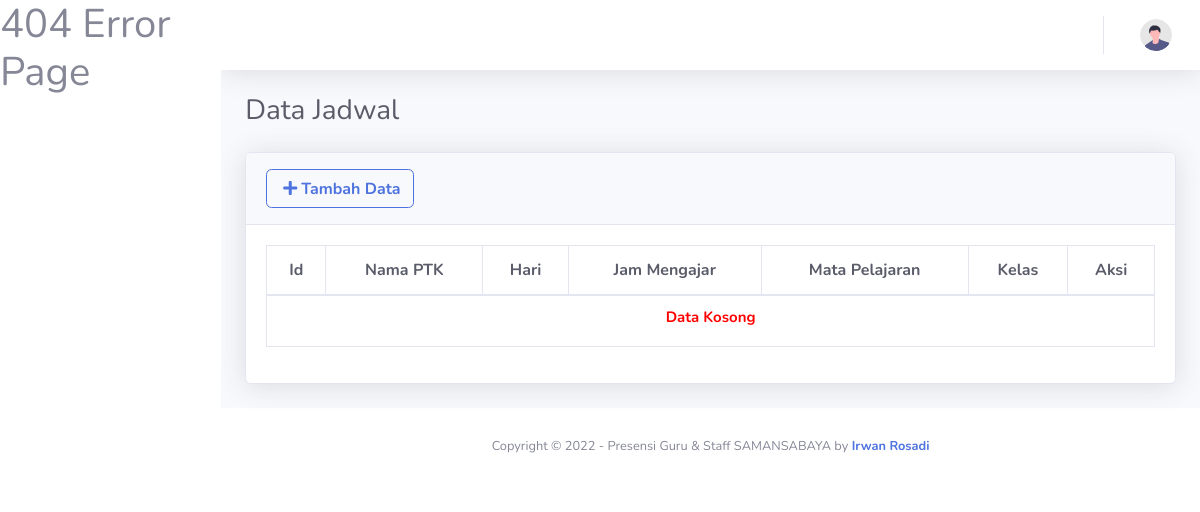
The app's page /TampilJadwal.php, older data.
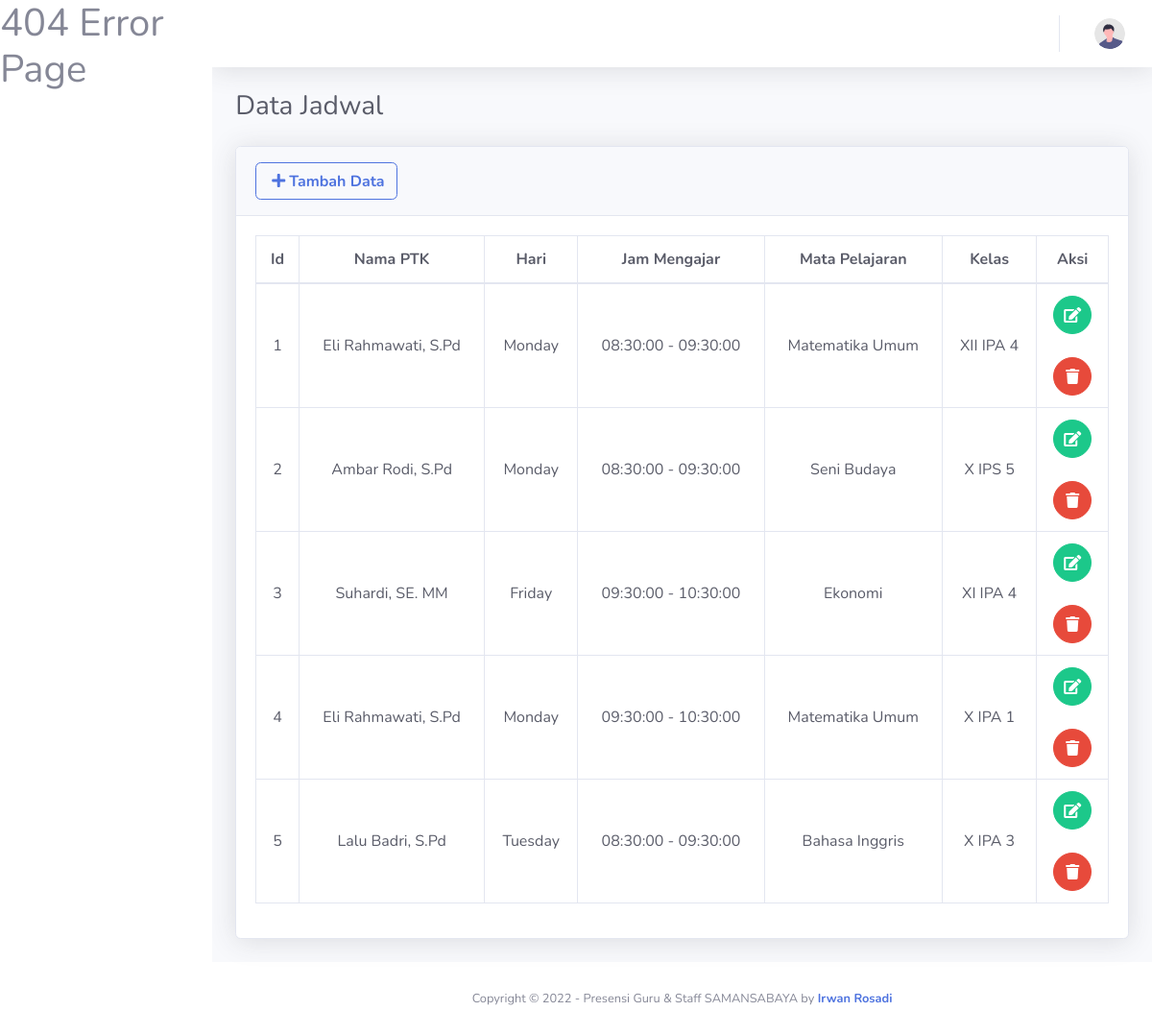
The same page, newer data.
### tables this page shows
CREATE TABLE `tb_jadwal` (
  `id_jadwal` varchar(4) NOT NULL,
  `hari` varchar(10) NOT NULL,
  `id_jam` char(3) NOT NULL,
  `kode_kelas` char(4) NOT NULL,
  `kode_mapel` char(5) NOT NULL,
  `id_PTK` char(5) NOT NULL
);

CREATE TABLE `tb_ptk` (
  `id_PTK` char(5) NOT NULL,
  `nama_PTK` varchar(45) NOT NULL,
  `jk_PTK` char(2) NOT NULL,
  `jabatan_PTK` varchar(50) NOT NULL,
  `jenis_PTK` varchar(20) NOT NULL
);

CREATE TABLE `tb_jam` (
  `id_jam` char(3) NOT NULL,
  `jam_mulai` varchar(10) NOT NULL,
  `jam_berakhir` varchar(10) NOT NULL,
  `toleransi` varchar(10) NOT NULL
);

CREATE TABLE `tb_mapel` (
  `kode_mapel` char(5) NOT NULL,
  `mapel` varchar(100) NOT NULL
);

CREATE TABLE `tb_kelas` (
  `kode_kelas` char(4) NOT NULL,
  `nama_kelas` varchar(35) NOT NULL
);

### TampilJadwal.php (the view)
<?php
     require_once 'Layout/Header.php';
    require_once 'Koneksi.php';
 ?>
<div class="container-fluid">
<div class="d-sm-flex align-items-center justify-content-between mb-4">
  <h1 class="h3 mb-0 text-gray-800">Data Jadwal</h1>
</div>
        <div class="card shadow mb-4">
            <div class="card-header py-3">
                <a href="TambahJadwal.php" class="btn btn-outline-primary">
                    <i class="fa fa-plus p-1"></i><strong>Tambah Data</strong>
                </a>&nbsp;&nbsp;
            </div>
                <div class="card-body">
                    <div class="table-responsive">
                        <table class="table table-bordered text-gray-800" id="dataTable" width="100%" cellspacing="0">
                            <thead>
                                <tr align='center' bgcolor=''>
                                    <th>Id</th>
                                    <th>Nama PTK</th>
                                    <th>Hari</th>
                                    <th>Jam Mengajar</th>
                                    <th>Mata Pelajaran</th>
                                    <th>Kelas</th>
                                    <th>Aksi</th>
                                </tr>
                            </thead>
                            <tbody>
                                <?php
                                $query = mysqli_query($koneksi, "SELECT tb_jadwal.id_jadwal, tb_jadwal.hari, tb_ptk.nama_PTK,
                                                                tb_jam.jam_mulai, tb_jam.jam_berakhir, tb_mapel.mapel, tb_kelas.nama_kelas
                                                                FROM tb_jadwal
                                                                JOIN tb_ptk
                                                                ON tb_jadwal.id_PTK=tb_ptk.id_PTK
                                                                JOIN tb_jam
                                                                ON tb_jadwal.id_jam=tb_jam.id_jam
                                                                JOIN tb_mapel
                                                                ON tb_jadwal.kode_mapel=tb_mapel.kode_mapel
                                                                JOIN tb_kelas
                                                                ON tb_jadwal.kode_kelas=tb_kelas.kode_kelas
                                                               ");
                                if(mysqli_num_rows($query) > 0){
                                while ($data = mysqli_fetch_array($query)) {
                            ?>
                                <tr align="center">
                                    <td><?php echo $data['id_jadwal'];?></td>
                                    <td><?php echo $data['nama_PTK'];?></td>
                                    <td><?php echo $data['hari'];?></td>
                                    <td><?php echo $data['jam_mulai'];?> - <?php echo $data['jam_berakhir'];?></td>
                                    <td><?php echo $data['mapel'];?></td>
                                    <td><?php echo $data['nama_kelas'];?></td>
                                    <td>
                                        <a href="UbahJadwal.php?id_jadwal=<?php echo $data['id_jadwal']?>" class="btn btn-success btn-circle">
                                            <i class="fa fa-edit" data-toggle="tooltip" title="Edit"></i>
                                        </a><br><br>
                                        <a href="HapusJadwal.php?id_jadwal=<?php echo $data['id_jadwal']?>" class="btn btn-danger btn-circle" onclick="return confirm('Anda yakin akan menghapus Data ?')">
                                            <i class="fas fa-trash" data-toggle="tooltip" title="Hapus" ></i>
                                        </a>
                                    </td>
                                </tr>
                                <?php }} else{ ?>
                                <tr>
                                    <td colspan="7" align="center"><h6 style="font-weight: bold; color:red; font-size:15px;">Data Kosong<h6></td>
                                </tr>
                            <?php } ?>
                            </tbody>
                        </table>
                    </div>
                </div>
            </div>
            </div>
        </div>
<?php
      require_once 'Layout/Footer.php';

Row changes from the older to the newer data that the page shows:
added tb_jadwal: id_jadwal "1", id_PTK.nama_PTK "Eli Rahmawati, S.Pd", hari "Monday", id_jam.jam_mulai "08:30:00", id_jam.jam_berakhir "09:30:00", kode_mapel.mapel "Matematika Umum", kode_kelas.nama_kelas "XII IPA 4"
added tb_jadwal: id_jadwal "2", id_PTK.nama_PTK "Ambar Rodi, S.Pd", hari "Monday", id_jam.jam_mulai "08:30:00", id_jam.jam_berakhir "09:30:00", kode_mapel.mapel "Seni Budaya", kode_kelas.nama_kelas "X IPS 5"
added tb_jadwal: id_jadwal "3", id_PTK.nama_PTK "Suhardi, SE. MM", hari "Friday", id_jam.jam_mulai "09:30:00", id_jam.jam_berakhir "10:30:00", kode_mapel.mapel "Ekonomi", kode_kelas.nama_kelas "XI IPA 4"
added tb_jadwal: id_jadwal "4", id_PTK.nama_PTK "Eli Rahmawati, S.Pd", hari "Monday", id_jam.jam_mulai "09:30:00", id_jam.jam_berakhir "10:30:00", kode_mapel.mapel "Matematika Umum", kode_kelas.nama_kelas "X IPA 1"
added tb_jadwal: id_jadwal "5", id_PTK.nama_PTK "Lalu Badri, S.Pd", hari "Tuesday", id_jam.jam_mulai "08:30:00", id_jam.jam_berakhir "09:30:00", kode_mapel.mapel "Bahasa Inggris", kode_kelas.nama_kelas "X IPA 3"
Text that changed along with them:
text no longer shown: "Data Kosong"
